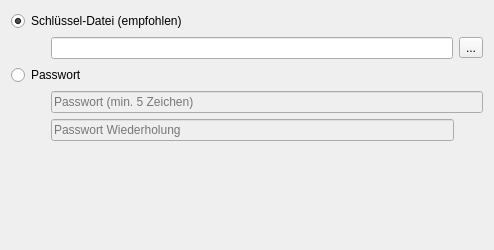
<?xml version="1.0" encoding="UTF-8"?>
<ui version="4.0">
 <class>Page3</class>
 <widget class="QWizardPage" name="Page3">
  <property name="geometry">
   <rect>
    <x>0</x>
    <y>0</y>
    <width>494</width>
    <height>250</height>
   </rect>
  </property>
  <property name="windowTitle">
   <string>WizardPage</string>
  </property>
  <property name="title">
   <string>Sicherheit</string>
  </property>
  <property name="subTitle">
   <string>Sie können entweder ein Passwort setzen, oder eine Schlüssel-Datei erstellen. Ohne das Passwort bzw. die Datei kann die Datenbank nicht geöffnet werden!</string>
  </property>
  <layout class="QVBoxLayout" name="verticalLayout">
   <item>
    <widget class="QRadioButton" name="opt_keyfile">
     <property name="text">
      <string>Schlüssel-Datei (empfohlen)</string>
     </property>
     <property name="icon">
      <iconset resource="../resources.qrc">
       <normaloff>:/icons/keyfile</normaloff>:/icons/keyfile</iconset>
     </property>
     <property name="checked">
      <bool>true</bool>
     </property>
    </widget>
   </item>
   <item>
    <layout class="QHBoxLayout" name="horizontalLayout">
     <item>
      <spacer name="horizontalSpacer">
       <property name="orientation">
        <enum>Qt::Horizontal</enum>
       </property>
       <property name="sizeType">
        <enum>QSizePolicy::Minimum</enum>
       </property>
       <property name="sizeHint" stdset="0">
        <size>
         <width>40</width>
         <height>20</height>
        </size>
       </property>
      </spacer>
     </item>
     <item>
      <widget class="QLineEdit" name="keyfile_path">
       <property name="maxLength">
        <number>255</number>
       </property>
      </widget>
     </item>
     <item>
      <widget class="QToolButton" name="btn_path">
       <property name="text">
        <string>...</string>
       </property>
      </widget>
     </item>
    </layout>
   </item>
   <item>
    <widget class="QRadioButton" name="opt_password">
     <property name="text">
      <string>Passwort</string>
     </property>
     <property name="icon">
      <iconset resource="../resources.qrc">
       <normaloff>:/icons/password</normaloff>:/icons/password</iconset>
     </property>
    </widget>
   </item>
   <item>
    <layout class="QHBoxLayout" name="horizontalLayout_2">
     <item>
      <spacer name="horizontalSpacer_2">
       <property name="orientation">
        <enum>Qt::Horizontal</enum>
       </property>
       <property name="sizeType">
        <enum>QSizePolicy::Minimum</enum>
       </property>
       <property name="sizeHint" stdset="0">
        <size>
         <width>40</width>
         <height>20</height>
        </size>
       </property>
      </spacer>
     </item>
     <item>
      <widget class="QLineEdit" name="password_1">
       <property name="enabled">
        <bool>false</bool>
       </property>
       <property name="maxLength">
        <number>100</number>
       </property>
       <property name="echoMode">
        <enum>QLineEdit::Password</enum>
       </property>
       <property name="placeholderText">
        <string>Passwort (min. 5 Zeichen)</string>
       </property>
       <property name="clearButtonEnabled">
        <bool>true</bool>
       </property>
      </widget>
     </item>
    </layout>
   </item>
   <item>
    <layout class="QHBoxLayout" name="horizontalLayout_3">
     <item>
      <spacer name="horizontalSpacer_3">
       <property name="orientation">
        <enum>Qt::Horizontal</enum>
       </property>
       <property name="sizeType">
        <enum>QSizePolicy::Minimum</enum>
       </property>
       <property name="sizeHint" stdset="0">
        <size>
         <width>40</width>
         <height>20</height>
        </size>
       </property>
      </spacer>
     </item>
     <item>
      <widget class="QLineEdit" name="password_2">
       <property name="enabled">
        <bool>false</bool>
       </property>
       <property name="maxLength">
        <number>100</number>
       </property>
       <property name="echoMode">
        <enum>QLineEdit::Password</enum>
       </property>
       <property name="placeholderText">
        <string>Passwort Wiederholung</string>
       </property>
       <property name="clearButtonEnabled">
        <bool>true</bool>
       </property>
      </widget>
     </item>
     <item>
      <widget class="QLabel" name="pw_match">
       <property name="enabled">
        <bool>false</bool>
       </property>
       <property name="minimumSize">
        <size>
         <width>23</width>
         <height>23</height>
        </size>
       </property>
       <property name="maximumSize">
        <size>
         <width>23</width>
         <height>23</height>
        </size>
       </property>
       <property name="text">
        <string/>
       </property>
       <property name="pixmap">
        <pixmap resource="../resources.qrc">:/icons/no</pixmap>
       </property>
       <property name="scaledContents">
        <bool>true</bool>
       </property>
      </widget>
     </item>
    </layout>
   </item>
   <item>
    <spacer name="verticalSpacer">
     <property name="orientation">
      <enum>Qt::Vertical</enum>
     </property>
     <property name="sizeHint" stdset="0">
      <size>
       <width>20</width>
       <height>82</height>
      </size>
     </property>
    </spacer>
   </item>
  </layout>
 </widget>
 <resources>
  <include location="../resources.qrc"/>
 </resources>
 <connections/>
</ui>
